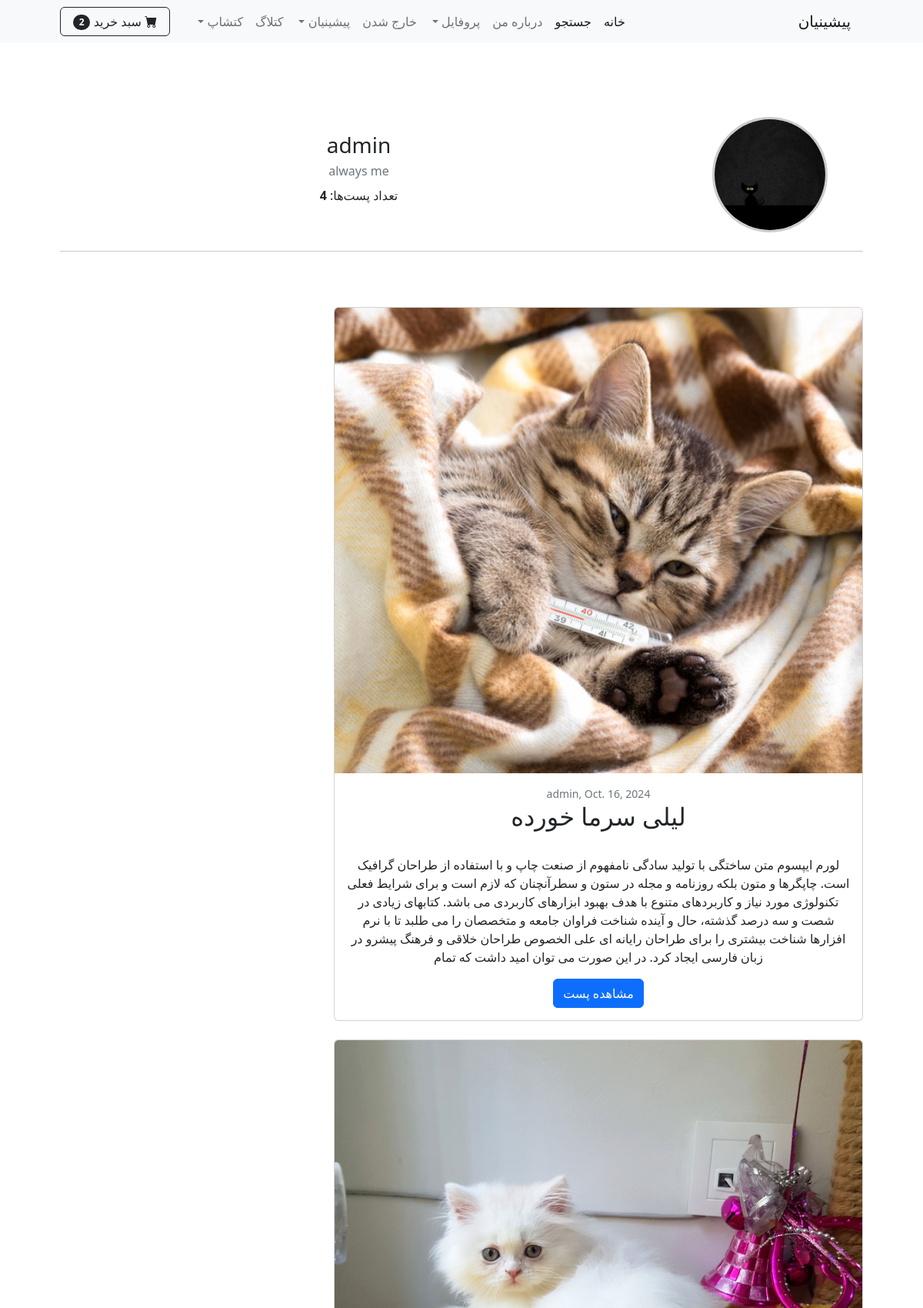
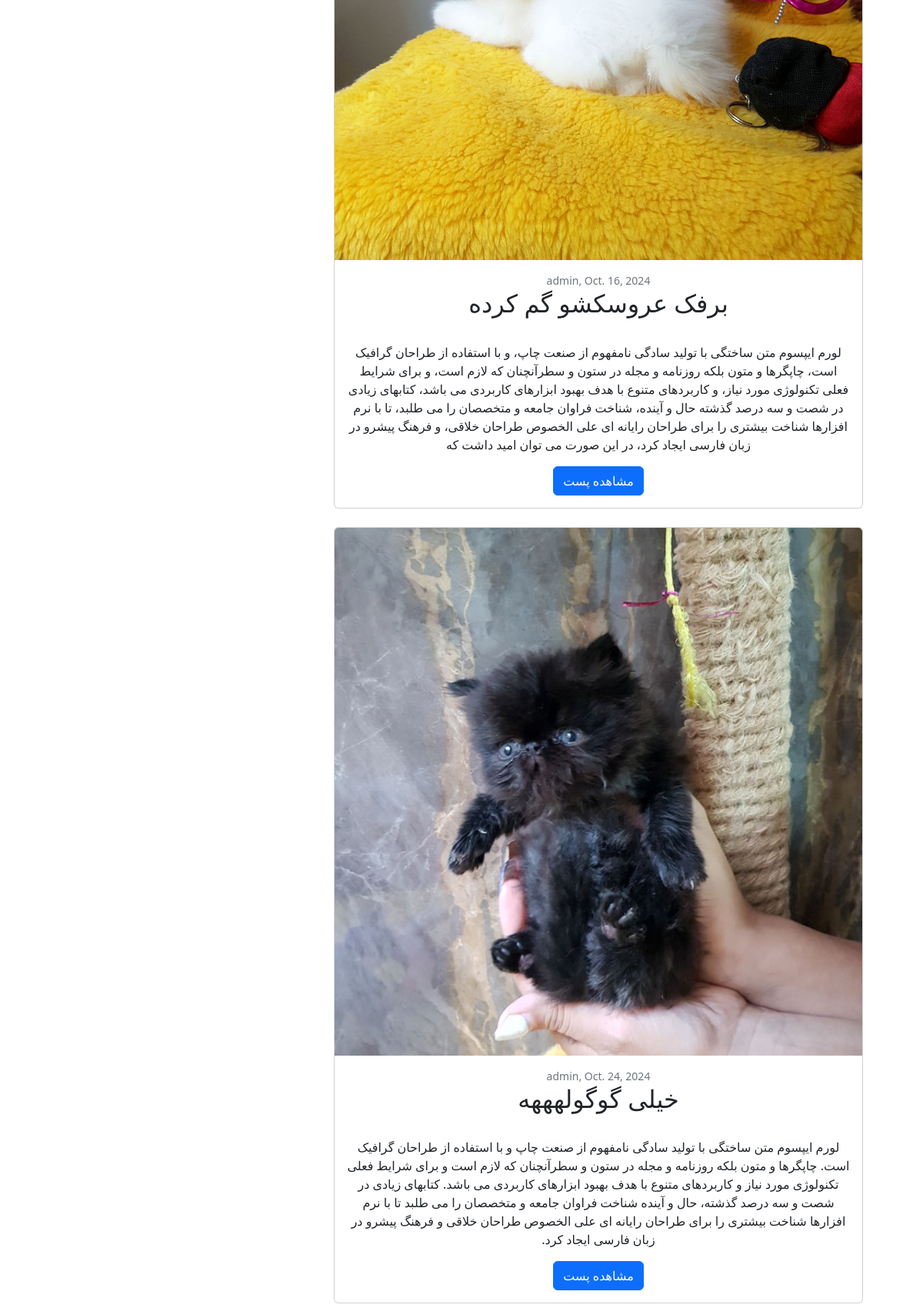
Page /catlog/my-posts/ (signed in, upper part) on the committed database (2 pictures, top to bottom).
### catlog/models.py (models this page shows, shortened)
class Profile(models.Model):
    user = models.OneToOneField(User, on_delete=models.CASCADE,related_name='catlog_profile')
    date_modified = models.DateTimeField(User, auto_now=True)
    biography = models.TextField(max_length=200, default='', blank=True, null=True)
    photo = models.ImageField(upload_to='upload/users_profile/', null=True, blank=True)

class Post(models.Model):
    cat_name = models.CharField(max_length=50)
    title = models.CharField(max_length=250)
    excerpt = models.TextField(max_length=500, default='', blank=True, null=True)
    body = models.TextField()
    writer = models.ForeignKey(User ,on_delete=models.CASCADE)
    date = models.DateField(default=date.today)
    picture = models.ImageField(upload_to='upload/%y/%m/%d')
    profile = models.ForeignKey(Profile, on_delete=models.CASCADE, null=True, blank=True)

### catlog/views.py (the view)
# urls.py: path('my-posts/',my_posts, name='my_posts'),
@login_required
def my_posts(request):
    posts = Post.objects.filter(writer=request.user)  # فیلتر کردن پست‌های نوشته شده توسط کاربر
    user_profile = Profile.objects.get(user=request.user)
    context = {
        'posts': posts,
        'user_profile': user_profile,
    }
    return render(request, 'my_posts.html', context)

### cart/cart.py (called while the page is built)
    def __len__(self):
        return sum(item['product_count'] for item in self.cart.values())

### cart/context_processors.py (called while the page is built)
def cart(request):
    return {'cart':Cart(request)}

### catlog/context_processors.py (called while the page is built)
def recent_posts(request):
    recent_posts = Post.objects.order_by('-date')[:4]
    return {'recent_posts':recent_posts}

### catlog/templates/my_posts.html
{% extends 'base.html' %}
{% block content %}
<header class="bg-white py-5">
    <div class="container px-4 px-lg-5 my-5">
        <div class="text-center text-dark">
            <div class="row align-items-center">
                <div class="col-md-3 text-center">
                    {% if user_profile.photo %}
                        <img src="{{ user_profile.photo.url }}" alt="عکس پروفایل"
                             style="width: 150px; height: 150px; border-radius: 50%; object-fit: cover; border: 3px solid #ccc;">
                    {% else %}
                        <img src="https://via.placeholder.com/150" alt="عکس پروفایل"
                             style="width: 150px; height: 150px; border-radius: 50%; object-fit: cover; border: 3px solid #ccc;">
                    {% endif %}
                </div>
                <div class="col-md-9">
                    <h3 class="mb-1">{{ user_profile.user.username }}</h3>
                    <p class="text-muted mb-2">{{ user_profile.biography }}</p>
                    <p>تعداد پست‌ها: <strong>{{ posts.count }}</strong></p>
                </div>
            </div>
            <hr class="my-4">
            <br><br>
            {% if posts %}
                <div class="row">
                    <div class="col-lg-8">
                        {% for post in posts %}
                            <div class="card mb-4">
                                <a href="{% url 'post_detail' post.pk %}">
                                    <img class="card-img-top" src="{{ post.picture.url }}" alt="{{ post.title }}">
                                </a>
                                <div class="card-body">
                                    <div class="small text-muted">{{ post.writer }}, {{ post.date }}</div>
                                    <a class="text-decoration-none link-dark stretched-link" href="{% url 'post_detail' post.pk %}">
                                        <h2 class="card-title">{{ post.title }}</h2>
                                    </a>
                                    <br>
                                    <p class="card-text">{{ post.excerpt }}</p>
                                    <a class="btn btn-primary" href="{% url 'post_detail' post.pk %}">مشاهده پست</a>
                                </div>
                            </div>
                        {% endfor %}
                    </div>
                </div>
            {% else %}
                <p>هیچ پستی هنوز ارسال نکرده‌اید.</p>
            {% endif %}
        </div>
    </div>
</header>
{% endblock content %}

### rows in the picture
Profile: photo (picture), user.username "admin", biography "always me"
Post: picture (picture), writer "admin", date "Oct. 16, 2024", title "لیلی سرما خورده", excerpt "لورم ایپسوم متن ساختگی با تولید سادگی نامفهوم از صنعت چاپ و با استفاده از طراحان گرافیک است. چاپگرها و متون بلکه روزنامه و مجله در ستون و سطرآنچنان که لازم است و برای شرایط فعلی تکنولوژی مورد نیاز و کاربردهای متنوع با هدف بهبود ابزارهای کاربردی می باشد. کتابهای زیادی در شصت و سه درصد گذشته، حال و آینده شناخت فراوان جامعه و متخصصان را می طلبد تا با نرم افزارها شناخت بیشتری را برای طراحان رایانه ای علی الخصوص طراحان خلاقی و فرهنگ پیشرو در زبان فارسی ایجاد کرد. در این صورت می توان امید داشت که تمام"
Post: picture (picture), writer "admin", date "Oct. 16, 2024", title "برفک عروسکشو گم کرده", excerpt "لورم ایپسوم متن ساختگی با تولید سادگی نامفهوم از صنعت چاپ، و با استفاده از طراحان گرافیک است، چاپگرها و متون بلکه روزنامه و مجله در ستون و سطرآنچنان که لازم است، و برای شرایط فعلی تکنولوژی مورد نیاز، و کاربردهای متنوع با هدف بهبود ابزارهای کاربردی می باشد، کتابهای زیادی در شصت و سه درصد گذشته حال و آینده، شناخت فراوان جامعه و متخصصان را می طلبد، تا با نرم افزارها شناخت بیشتری را برای طراحان رایانه ای علی الخصوص طراحان خلاقی، و فرهنگ پیشرو در زبان فارسی ایجاد کرد، در این صورت می توان امید داشت که"
Post: picture (picture), writer "admin", date "Oct. 24, 2024", title "خیلی گوگولهههه", excerpt "لورم ایپسوم متن ساختگی با تولید سادگی نامفهوم از صنعت چاپ و با استفاده از طراحان گرافیک است. چاپگرها و متون بلکه روزنامه و مجله در ستون و سطرآنچنان که لازم است و برای شرایط فعلی تکنولوژی مورد نیاز و کاربردهای متنوع با هدف بهبود ابزارهای کاربردی می باشد. کتابهای زیادی در شصت و سه درصد گذشته، حال و آینده شناخت فراوان جامعه و متخصصان را می طلبد تا با نرم افزارها شناخت بیشتری را برای طراحان رایانه ای علی الخصوص طراحان خلاقی و فرهنگ پیشرو در زبان فارسی ایجاد کرد."

### other values in the picture
{{ cart|length }} "2"
{{ posts.count }} "4"
